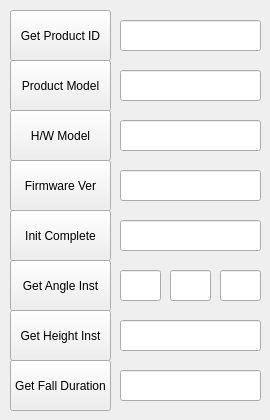
    <widget class="QWidget" name="tab">
     <attribute name="title">
      <string>Specs1</string>
     </attribute>
     <widget class="QPushButton" name="btnGetFallDuration">
      <property name="geometry">
       <rect>
        <x>10</x>
        <y>360</y>
        <width>101</width>
        <height>51</height>
       </rect>
      </property>
      <property name="text">
       <string>Get Fall Duration</string>
      </property>
     </widget>
     <widget class="QLineEdit" name="leFallDuration">
      <property name="geometry">
       <rect>
        <x>120</x>
        <y>370</y>
        <width>141</width>
        <height>31</height>
       </rect>
      </property>
     </widget>
     <widget class="QPushButton" name="btnGetHeightInst">
      <property name="geometry">
       <rect>
        <x>10</x>
        <y>310</y>
        <width>101</width>
        <height>51</height>
       </rect>
      </property>
      <property name="text">
       <string>Get Height Inst</string>
      </property>
     </widget>
     <widget class="QLineEdit" name="leHeightInstallation">
      <property name="geometry">
       <rect>
        <x>120</x>
        <y>320</y>
        <width>141</width>
        <height>31</height>
       </rect>
      </property>
     </widget>
     <widget class="QPushButton" name="btnGetAngleInst">
      <property name="geometry">
       <rect>
        <x>10</x>
        <y>260</y>
        <width>101</width>
        <height>51</height>
       </rect>
      </property>
      <property name="text">
       <string>Get Angle Inst</string>
      </property>
     </widget>
     <widget class="QLineEdit" name="leAngleXInstallation">
      <property name="geometry">
       <rect>
        <x>120</x>
        <y>270</y>
        <width>41</width>
        <height>31</height>
       </rect>
      </property>
     </widget>
     <widget class="QLineEdit" name="leAngleYInstallation">
      <property name="geometry">
       <rect>
        <x>170</x>
        <y>270</y>
        <width>41</width>
        <height>31</height>
       </rect>
      </property>
     </widget>
     <widget class="QLineEdit" name="leAngleZInstallation">
      <property name="geometry">
       <rect>
        <x>220</x>
        <y>270</y>
        <width>41</width>
        <height>31</height>
       </rect>
      </property>
     </widget>
     <widget class="QPushButton" name="btnCmdInitCompleteCek">
      <property name="geometry">
       <rect>
        <x>10</x>
        <y>210</y>
        <width>101</width>
        <height>51</height>
       </rect>
      </property>
      <property name="text">
       <string>Init Complete</string>
      </property>
     </widget>
     <widget class="QLineEdit" name="leInitComplete">
      <property name="geometry">
       <rect>
        <x>120</x>
        <y>220</y>
        <width>141</width>
        <height>31</height>
       </rect>
      </property>
     </widget>
     <widget class="QPushButton" name="btnGetFirmwareVersion">
      <property name="geometry">
       <rect>
        <x>10</x>
        <y>160</y>
        <width>101</width>
        <height>51</height>
       </rect>
      </property>
      <property name="text">
       <string>Firmware Ver</string>
      </property>
     </widget>
     <widget class="QLineEdit" name="leFirmwareVersion">
      <property name="geometry">
       <rect>
        <x>120</x>
        <y>170</y>
        <width>141</width>
        <height>31</height>
       </rect>
      </property>
     </widget>
     <widget class="QPushButton" name="btnHWModel">
      <property name="geometry">
       <rect>
        <x>10</x>
        <y>110</y>
        <width>101</width>
        <height>51</height>
       </rect>
      </property>
      <property name="text">
       <string>H/W Model</string>
      </property>
     </widget>
     <widget class="QLineEdit" name="leHWModel">
      <property name="geometry">
       <rect>
        <x>120</x>
        <y>120</y>
        <width>141</width>
        <height>31</height>
       </rect>
      </property>
     </widget>
     <widget class="QPushButton" name="btnGetProductModel">
      <property name="geometry">
       <rect>
        <x>10</x>
        <y>60</y>
        <width>101</width>
        <height>51</height>
       </rect>
      </property>
      <property name="text">
       <string>Product Model</string>
      </property>
     </widget>
     <widget class="QLineEdit" name="leProductModel">
      <property name="geometry">
       <rect>
        <x>120</x>
        <y>70</y>
        <width>141</width>
        <height>31</height>
       </rect>
      </property>
     </widget>
     <widget class="QPushButton" name="btnGetProductID">
      <property name="geometry">
       <rect>
        <x>10</x>
        <y>10</y>
        <width>101</width>
        <height>51</height>
       </rect>
      </property>
      <property name="text">
       <string>Get Product ID</string>
      </property>
     </widget>
     <widget class="QLineEdit" name="leProductID">
      <property name="geometry">
       <rect>
        <x>120</x>
        <y>20</y>
        <width>141</width>
        <height>31</height>
       </rect>
      </property>
     </widget>
    </widget>
